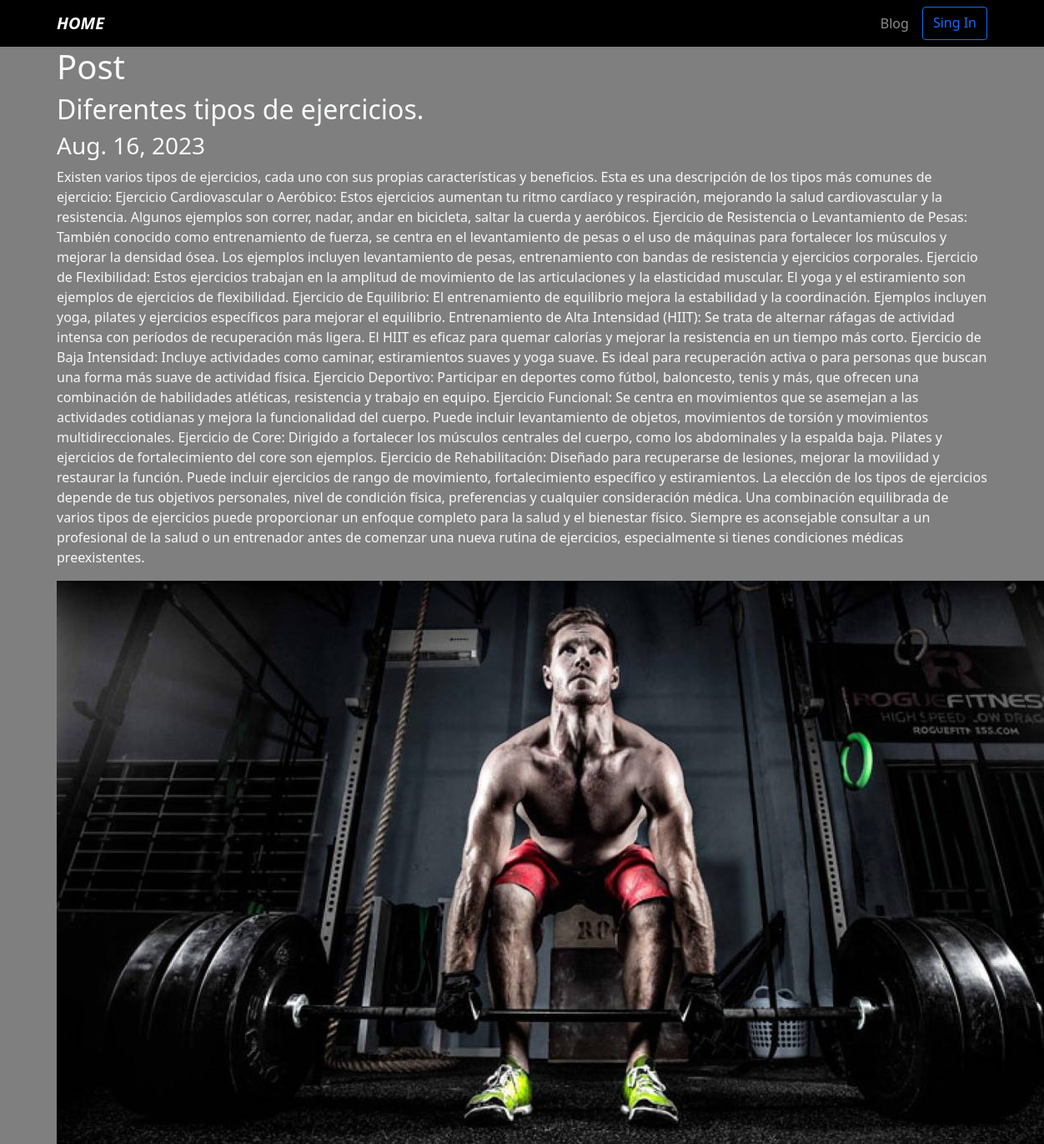
The app's page /blog/6 with its own data.
### blog/models.py (models this page shows)
class Post(models.Model):
    title = models.CharField(max_length=1000)
    description = models.TextField()
    image = models.ImageField(upload_to="blog/images")
    date = models.DateField(datetime.date.today)

### blog/views.py (the view)
# urls.py: path("<int:post_id>", post_detail, name="post_detail"),
def post_detail(request, post_id):
    post = get_object_or_404(Post, pk=post_id)
    return render(request, 'post_detail.html', {"post": post})

### blog/templates/post_detail.html
{% extends 'layoul.html' %}
{% block content %}
<h1>Post</h1>
<h2>{{post.title}}</h2>
<h3>{{post.date}}</h3>
<p>{{post.description}}</p>
<img src= "{{post.image.url}}" alt="{{post.title}}" />
{% endblock %}

### porfolio/static/main.css (style rules this page uses)
body { background: rgb(127, 127, 127); }

### records on screen
Post: title "Diferentes tipos de ejercicios.", date "Aug. 16, 2023", description "Existen varios tipos de ejercicios, cada uno con sus propias características y beneficios. Esta es una descripción de los tipos más comunes de ejercicio: Ejercicio Cardiovascular o Aeróbico: Estos ejercicios aumentan tu ritmo cardíaco y respiración, mejorando la salud cardiovascular y la resistencia. Algunos ejemplos son correr, nadar, andar en bicicleta, saltar la cuerda y aeróbicos. Ejercicio de Resistencia o Levantamiento de Pesas: También conocido como entrenamiento de fuerza, se centra en el levantamiento de pesas o el uso de máquinas para fortalecer los músculos y mejorar la densidad ósea. Los ejemplos incluyen levantamiento de pesas, entrenamiento con bandas de resistencia y…", image (picture)
